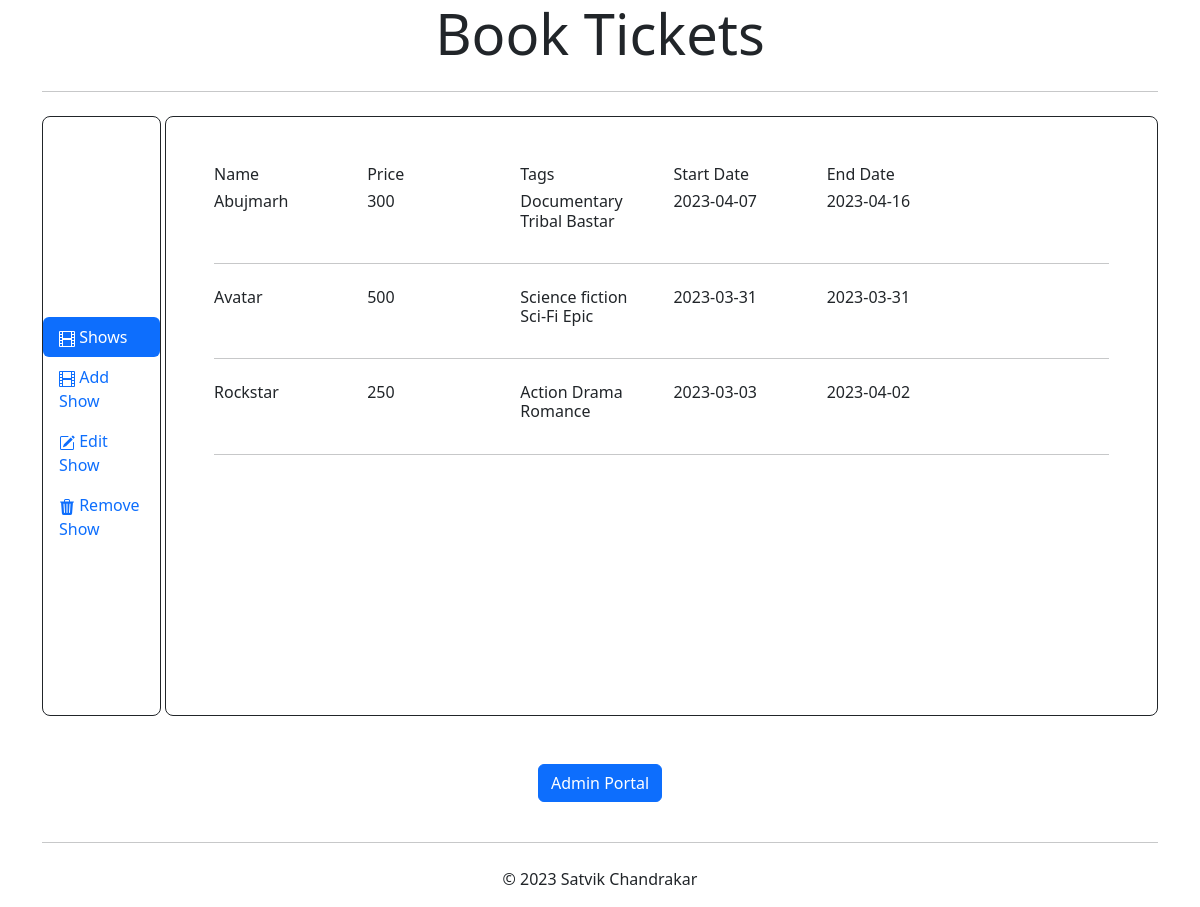
Screenshot of /showmanagement with the database file from the repository.
### app.py (models this page shows)
class Show(db.Model):
    __tablename__ = 'show'
    showId = db.Column(db.Integer, autoincrement=True, primary_key=True)
    name = db.Column(db.String, unique=True)
    price = db.Column(db.Integer) #Static pricing
    tags = db.Column(db.String)
    sdate = db.Column(db.String)
    edate = db.Column(db.String)
    allocatedvenues = db.relationship("Allocatedvenues",backref='show',cascade="all, delete", lazy='dynamic',primaryjoin="Show.showId == Allocatedvenues.showId")

### app.py (the view)
@app.route('/showmanagement', methods=['GET'])
def showmanagement():
    show_list = db.session.scalars(db.select(Show).order_by(Show.showId.desc())).all()
    return render_template("showmanagement.html", show_list=show_list)

### templates/showmanagement.html (shortened to what this page needs)
<!DOCTYPE html>
<html lang="en">
    <head>
        <link href="https://cdn.jsdelivr.net/npm/bootstrap@5.3.0-alpha1/dist/css/bootstrap.min.css" rel="stylesheet"
>
    </head>
    <body>
        <section>
            <div class="container">
                <div class="jumbotron">
                    <h1 class="display-4" style="text-align: center;">Book Tickets</h1>
                    <hr class="my-4">
                </div>
                <div class="bg-white rounded-lg d-block d-sm-flex">
                    <div class="profile-tab-nav border border-dark rounded-3" style="height: 600px; width: 285px;">
                        <div style="height: 200px;"></div>
                        <div class="nav flex-column nav-pills" id="v-pills-tab" role="tablist" aria-orientation="vertical">
                            <a class="nav-link active" id="show-tab" data-toggle="pill" href="#show" role="tab"
                                aria-controls="show" aria-selected="true">
                                   Shows
                            </a>
                            <a class="nav-link" id="add-show-tab" data-toggle="pill" href="#add-show" role="tab"
                                aria-controls="add-show" aria-selected="false">
                                   Add Show
                            </a>
                            <a class="nav-link" id="edit-show-tab" data-toggle="pill" href="#edit-show" role="tab"
                                aria-controls="edit-show" aria-selected="false">
                                   Edit Show
                            </a>
                            <a class="nav-link" id="remove-show-tab" data-toggle="pill" href="#remove-show" role="tab"
                                aria-controls="remove-show" aria-selected="false">
                                   Remove Show
                            </a>
                        </div>
                    </div>
                    <div style="width: 10px;"></div>
                    <div class="tab-content p-4 p-md-5 border border-dark rounded-3" id="v-pills-tabContent">
                        <div class="tab-pane fade show active" id="show" role="tabpanel" aria-labelledby="show-tab" style="width: 895px;">
                            <div class="row">
                                <div class="col-md-2">
                                    <h6>Name</h6>
                                </div>
                                <div class="col-md-2">
                                    <h6>Price</h6>
                                </div>
                                <div class="col-md-2">
                                    <h6>Tags</h6>
                                </div>
                                <div class="col-md-2">
                                    <h6>Start Date</h6>
                                </div>
                                <div class="col-md-2">
                                    <h6>End Date</h6>
                                </div>
                            </div>
                            {% for show in show_list %}
                            <div class="row">
                                <div class="col-md-2">
                                    <h6>{{show.name}}</h6>
                                </div>
                                <div class="col-md-2">
                                    <h6>{{show.price}}</h6>
                                </div>
                                <div class="col-md-2">
                                    <h6>{{show.tags}}</h6>
                                </div>
                                <div class="col-md-2">
                                    <h6>{{show.sdate}}</h6>
                                </div>
                                <div class="col-md-2">
                                    <h6>{{show.edate}}</h6>
                                </div>
                            </div>
                            <hr class="my-4">
                            {% endfor %}
                        </div>
                    </div>
                </div>
                <div class="row">
                    <p style="text-align: center;"><a href="/sysopt" class="btn btn-primary mt-5">Admin Portal</a></p>
                </div>
                <div class="jumbotron">
                    <hr class="my-4">
                    <p style="text-align: center;">&COPY; 2023 Satvik Chandrakar</p>
                </div>
            </div>
        </section>
    </body>
</html>

### rows the page displays
Show: name "Abujmarh", price "300", tags "Documentary Tribal Bastar", sdate "2023-04-07", edate "2023-04-16"
Show: name "Avatar", price "500", tags "Science fiction Sci-Fi Epic", sdate "2023-03-31", edate "2023-03-31"
Show: name "Rockstar", price "250", tags "Action Drama Romance", sdate "2023-03-03", edate "2023-04-02"
